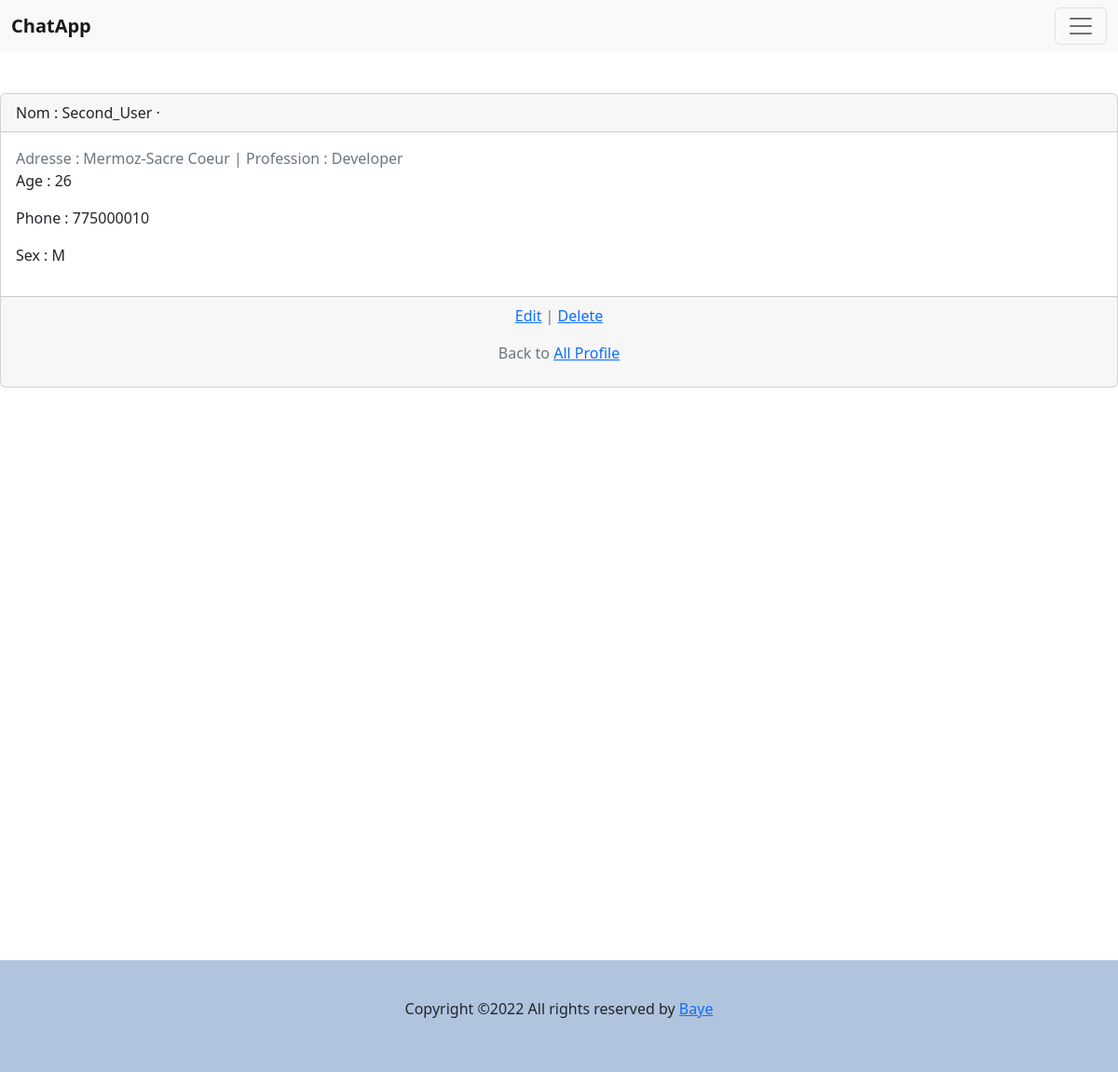
The app's page /admin_page/1/ with its own data.
### api/models.py (models this page shows, shortened)
class Profile(models.Model):
    user = models.OneToOneField(User, on_delete=models.CASCADE)
    phone = models.CharField(validators=[RegexValidator(regex=r'^\221?\d{9,10}$')], max_length=10, blank=True)
    address = models.CharField(max_length=32, blank=True)
    profession = models.CharField(max_length=32, blank=True)
    age = models.IntegerField(blank=True)
    sex = models.CharField(max_length=8, blank=True)
    relative = models.ManyToManyField('Relatives', related_name='profiles')

### my_app/views.py (the view)
# urls.py: path('admin_page/<int:pk>/', ProfileDetailView.as_view(), name='details'),
class ProfileDetailView(DetailView):
    model = Profile
    template_name = 'details.html'

### templates/details.html (shortened to what this page needs)
<!DOCTYPE html>
{% extends 'base.html' %}
{% block content %}
<html lang="en">
<head>
</head>
<body>
<div class="card">
    <div class="card-header">
        <span class="font-weight-bold">Nom : {{ object.user.username }}</span> &middot;
    </div>
    <div class="card-body">
        <span class="text-muted">Adresse : {{ object.address }} | Profession : {{ object.profession }}</span>
        <p>Age : {{ object.age }}</p>
         <p>Phone : {{ object.phone }}</p>
         <p>Sex : {{ object.sex }}</p>
    </div>
    <div class="card-footer text-center text-muted">
        <p>
            <a href="{% url 'update' object.pk %}">Edit</a> |
            <a href="{% url 'delete' object.id %}">Delete</a>
        </p>
        <p>
            Back to <a href="{% url 'admin_page' %}">All Profile</a>
        </p>
    </div>
</div>
</body>
</html>
{% endblock %}

### static/index.css (style rules this page uses)
* { box-sizing: border-box; background-color : transparent; }
.card { margin-top: 100px; background-color: whitesmoke; }

### records on screen
Profile: user.username "Second_User", address "Mermoz-Sacre Coeur", profession "Developer", age "26", phone "775000010", sex "M"
